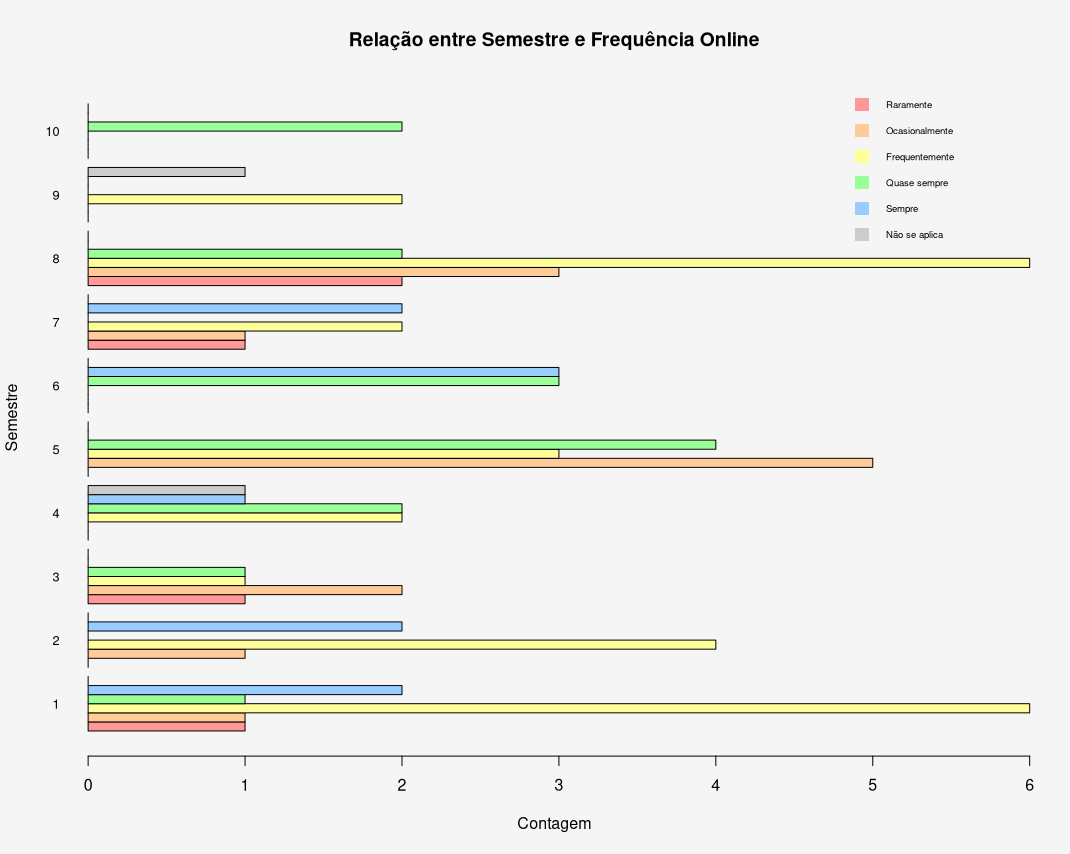

Here is the R script that generated this plot:
library(readxl)

# Carregar a planilha especificando a planilha "Microdados Num"
planilha <- read_excel("database_numerica.xlsx", sheet = "Microdados Num")

# Acesse as colunas "Semestre" e "FREQ_ON" no objeto de dados
semestre <- planilha$SEM
freq_online <- as.factor(planilha$FREQ_ON)

# Definir os rótulos das categorias da coluna "FREQ_ON"
labels_freq <- c("Raramente", "Ocasionalmente", "Frequentemente", "Quase sempre", "Sempre", "Não se aplica")

# Criar um novo dataframe com as colunas de relação
relacao_sem_freq <- data.frame(SEM = factor(semestre), FREQ_ON = factor(freq_online, labels = labels_freq))

# Contar a frequência de cada combinação de semestre e frequência online
contagem <- table(relacao_sem_freq)

# Definir as cores para cada frequência online
cores_freq <- c("#FF9999", "#FFCC99", "#FFFF99", "#99FF99", "#99CCFF", "#CCCCCC")

# Criar o gráfico de barras invertido
grafico <- barplot(t(contagem), horiz = TRUE, beside = TRUE, 
                   ylab = "Semestre", xlab = "Contagem",
                   main = "Relação entre Semestre e Frequência Online",
                   col = cores_freq, las = 1, cex.names = 0.8)

# Criar a legenda com as cores e frequências online correspondentes
legenda <- paste(labels_freq)
legend("topright", legend = legenda, fill = cores_freq, border = NA, bty = "n", text.col = "black", cex = 0.6)
